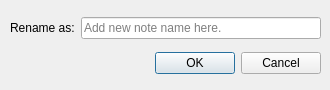
<?xml version="1.0" encoding="UTF-8"?>
<ui version="4.0">
 <class>RenameDialog</class>
 <widget class="QDialog" name="RenameDialog">
  <property name="geometry">
   <rect>
    <x>0</x>
    <y>0</y>
    <width>330</width>
    <height>90</height>
   </rect>
  </property>
  <property name="sizePolicy">
   <sizepolicy hsizetype="Fixed" vsizetype="Fixed">
    <horstretch>0</horstretch>
    <verstretch>0</verstretch>
   </sizepolicy>
  </property>
  <property name="minimumSize">
   <size>
    <width>330</width>
    <height>90</height>
   </size>
  </property>
  <property name="maximumSize">
   <size>
    <width>330</width>
    <height>90</height>
   </size>
  </property>
  <property name="tabletTracking">
   <bool>false</bool>
  </property>
  <property name="windowTitle">
   <string>Rename</string>
  </property>
  <widget class="QWidget" name="">
   <property name="geometry">
    <rect>
     <x>10</x>
     <y>10</y>
     <width>311</width>
     <height>72</height>
    </rect>
   </property>
   <layout class="QVBoxLayout" name="verticalLayout">
    <item>
     <layout class="QHBoxLayout" name="horizontalLayout" stretch="0,0">
      <property name="spacing">
       <number>-1</number>
      </property>
      <item>
       <widget class="QLabel" name="label">
        <property name="text">
         <string>Rename as:</string>
        </property>
       </widget>
      </item>
      <item>
       <widget class="QLineEdit" name="newNameEdit">
        <property name="placeholderText">
         <string>Add new note name here.</string>
        </property>
       </widget>
      </item>
     </layout>
    </item>
    <item>
     <widget class="QDialogButtonBox" name="buttonBox">
      <property name="orientation">
       <enum>Qt::Orientation::Horizontal</enum>
      </property>
      <property name="standardButtons">
       <set>QDialogButtonBox::StandardButton::Cancel|QDialogButtonBox::StandardButton::Ok</set>
      </property>
     </widget>
    </item>
   </layout>
  </widget>
 </widget>
 <resources/>
 <connections>
  <connection>
   <sender>buttonBox</sender>
   <signal>accepted()</signal>
   <receiver>RenameDialog</receiver>
   <slot>accept()</slot>
   <hints>
    <hint type="sourcelabel">
     <x>248</x>
     <y>254</y>
    </hint>
    <hint type="destinationlabel">
     <x>157</x>
     <y>274</y>
    </hint>
   </hints>
  </connection>
  <connection>
   <sender>buttonBox</sender>
   <signal>rejected()</signal>
   <receiver>RenameDialog</receiver>
   <slot>reject()</slot>
   <hints>
    <hint type="sourcelabel">
     <x>316</x>
     <y>260</y>
    </hint>
    <hint type="destinationlabel">
     <x>286</x>
     <y>274</y>
    </hint>
   </hints>
  </connection>
 </connections>
</ui>
